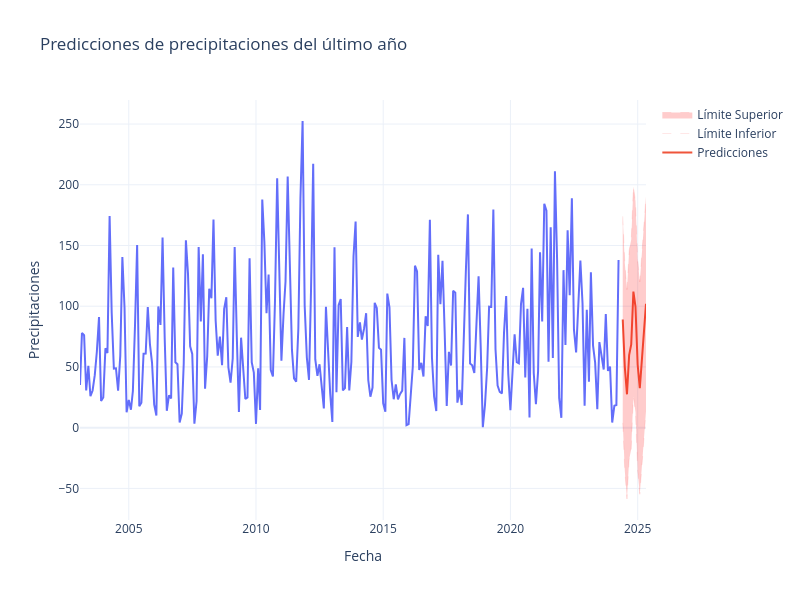

The notebook cell saved with this chart:
### Markdown cell above
Aunque el modelo todavía muestra indicios de ser demasiado complejo, en este punto nos importa la calidad de las predicciones y lo tomaremos. Con este modelo podemos ahora atrevernos a hacer la predicción de los datos que no están aún en nuestra base de datos.

### Code cell
# Prediciendo el próximo año
forecast_steps = 12
forecast = fitted_model.get_forecast(steps=forecast_steps)


# 4. Crear el índice de fechas para el forecast
forecast_index = pd.date_range(start=ramada_predict.index[-1] + pd.DateOffset(months=1), periods=forecast_steps, freq='ME')

# Obteniendo los intervalos de confianza
forecast_ci = forecast.conf_int()


# graficando los resultados usando plotly y añadiendo los límites de confianza
fig = px.line(ramada_predict, x=ramada_predict.index, y='y', title='Predicciones de precipitaciones del último año')
fig.add_scatter(x=forecast_index, y=forecast.predicted_mean, mode='lines', name='Predicciones')
fig.add_scatter(x=forecast_index, y=forecast_ci.iloc[:, 0], mode='lines', name='Límite Inferior', line=dict(dash='dash', color='red', width = 0.1), fill= None)
fig.add_scatter(x=forecast_index, y=forecast_ci.iloc[:, 1], mode='lines', name='Límite Superior', line=dict(dash='dash', color='red', width = 0.1), fill= 'tonexty', fillcolor='rgba(255, 0, 0, 0.2)')
fig.update_layout(
    xaxis_title='Fecha',
    yaxis_title='Precipitaciones',
    template='plotly_white',
    width=800,
    height=600,
)
fig.show()

### Figure 1 — Plotly figure (JSON) as saved in the notebook; plotly's stock layout.template omitted (floating-point values rounded to 4 significant figures; data arrays with more than 128 entries replaced by an {"elided": "..."} marker saying what was removed)
{"data": [{"hovertemplate": "ds=%{x}<br>y=%{y}<extra></extra>", "legendgroup": "", "line": {"color": "#636efa", "dash": "solid"}, "marker": {"symbol": "circle"}, "mode": "lines", "name": "", "orientation": "v", "showlegend": false, "type": "scatter", "x": {"elided": "255 str values"}, "xaxis": "x", "y": {"elided": "255 float values"}, "yaxis": "y"}, {"mode": "lines", "name": "Predicciones", "type": "scatter", "x": ["2024-05-31T00:00:00.000000", "2024-06-30T00:00:00.000000", "2024-07-31T00:00:00.000000", "2024-08-31T00:00:00.000000", "2024-09-30T00:00:00.000000", "2024-10-31T00:00:00.000000", "2024-11-30T00:00:00.000000", "2024-12-31T00:00:00.000000", "2025-01-31T00:00:00.000000", "2025-02-28T00:00:00.000000", "2025-03-31T00:00:00.000000", "2025-04-30T00:00:00.000000"], "y": [89.02, 49.87, 27.47, 59.71, 68.62, 112.0, 99.77, 51.96, 32.53, 54.18, 75.16, 102.0]}, {"line": {"color": "red", "dash": "dash", "width": 0.1}, "mode": "lines", "name": "Límite Inferior", "type": "scatter", "x": ["2024-05-31T00:00:00.000000", "2024-06-30T00:00:00.000000", "2024-07-31T00:00:00.000000", "2024-08-31T00:00:00.000000", "2024-09-30T00:00:00.000000", "2024-10-31T00:00:00.000000", "2024-11-30T00:00:00.000000", "2024-12-31T00:00:00.000000", "2025-01-31T00:00:00.000000", "2025-02-28T00:00:00.000000", "2025-03-31T00:00:00.000000", "2025-04-30T00:00:00.000000"], "y": [4.003, -35.82, -58.74, -26.5, -17.59, 25.38, 12.86, -35.37, -54.91, -34.25, -13.37, 13.43]}, {"fill": "tonexty", "fillcolor": "rgba(255, 0, 0, 0.2)", "line": {"color": "red", "dash": "dash", "width": 0.1}, "mode": "lines", "name": "Límite Superior", "type": "scatter", "x": ["2024-05-31T00:00:00.000000", "2024-06-30T00:00:00.000000", "2024-07-31T00:00:00.000000", "2024-08-31T00:00:00.000000", "2024-09-30T00:00:00.000000", "2024-10-31T00:00:00.000000", "2024-11-30T00:00:00.000000", "2024-12-31T00:00:00.000000", "2025-01-31T00:00:00.000000", "2025-02-28T00:00:00.000000", "2025-03-31T00:00:00.000000", "2025-04-30T00:00:00.000000"], "y": [174.0, 135.6, 113.7, 145.9, 154.8, 198.6, 186.7, 139.3, 120.0, 142.6, 163.7, 190.5]}], "layout": {"height": 600, "legend": {"tracegroupgap": 0}, "title": {"text": "Predicciones de precipitaciones del último año"}, "width": 800, "xaxis": {"anchor": "y", "domain": [0, 1], "title": {"text": "Fecha"}}, "yaxis": {"anchor": "x", "domain": [0, 1], "title": {"text": "Precipitaciones"}}}}
